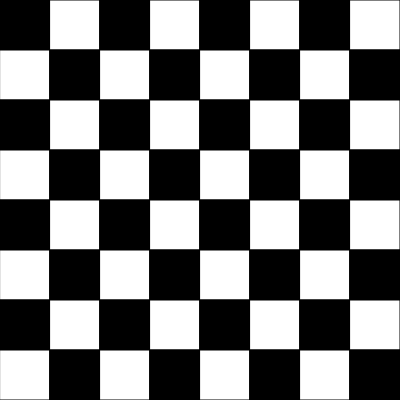
Frame 1 (no input)
Frame 60 (no input): identical to frame 1, image omitted
Frame 120 (the mouse pressed at the canvas centre since frame 60): identical to frame 1, image omitted

The p5.js sketch that drew this single still picture (run headless with seeded random() and noise() and a simulated clock; from frame 60 on, the mouse is pressed at the canvas centre):

// p5.js sketch
// ── sketch.js
function setup() {
  createCanvas(400, 400);
}

function draw() {
  background(255);

  let rows = 8;
  let cols = 8;
  let cellSize = width / cols;

  let y = 0;
  let row = 0;

  while (row < rows) {

    let x = 0;
    let col = 0;

    while (col < cols) {

     
      if ((row + col) % 2 === 0) {
        fill(0);
      } else {
        fill(255);
      }

      stroke(0);
      square(x, y, cellSize);

      x += cellSize;
      col++;
    }

    y += cellSize;
    row++;
  }
}
